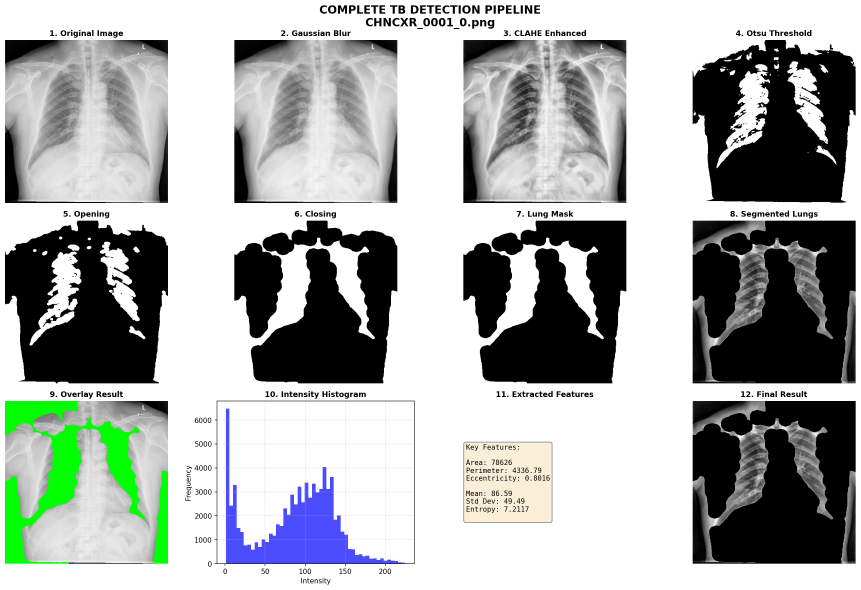
#> input picture Dummy/complete_pipeline_CHNCXR_0001_0.png, 2581 x 1769 px, given in place of Normal (1).jpg, which was not available (shown at 1/3 size)
$ jupyter execute --allow-errors 'Tugas Akhir PCD KEL LAIN.ipynb'   (older library calls are emulated)   (text cells are left out)
#> lines starting #> are read from the running program, lines starting #| are printed output that depends on the picture; after the words box and inside, x2 and y2 are one past the last pixel; in counts of white or black regions, pixels touching at a corner belong together; pictures that were not available may be replaced by others from this repository, and a replacement may not be noted
[cell 1]
# Image Processing and Manipulation
import cv2
import numpy as np
import matplotlib.pyplot as plt
import skimage
from skimage import img_as_ubyte
from skimage.feature import local_binary_pattern, hog
import math
import os

# Data Handling and Analysis
import pandas as pd
from scipy.stats import skew, kurtosis

# Feature Extraction
from skimage.feature import graycomatrix, graycoprops
from skimage.measure import shannon_entropy

# Utilities and Visualization
from tqdm import tqdm
import seaborn as sns

# Machine Learning - Model Building and Evaluation
from sklearn.model_selection import train_test_split
from sklearn.preprocessing import StandardScaler
from sklearn.ensemble import RandomForestClassifier, GradientBoostingClassifier
from sklearn.svm import SVC
from sklearn.metrics import classification_report, confusion_matrix, accuracy_score

[cell 2]
from google.colab import drive
drive.mount('/content/drive')

[cell 3]
import zipfile
import os

zip_path = "/content/drive/MyDrive/Dataset.zip"   # ganti dengan nama file kamu

extract_dir = "tb_dataset"  # folder tujuan extract
os.makedirs(extract_dir, exist_ok=True)

#> (the rest of this cell did not finish here and is left out)

[cell 4]
def show_pair(img_before, img_after, title_before="Before", title_after="After"):
    plt.figure(figsize=(10,5))

    # kiri
    plt.subplot(1,2,1)
    plt.imshow(img_before, cmap='gray', vmin=0, vmax=255)
    plt.title(title_before)
    plt.axis("off")

    # kanan
    plt.subplot(1,2,2)
    plt.imshow(img_after, cmap='gray', vmin=0, vmax=255)
    plt.title(title_after)
    plt.axis("off")

    plt.show()

[cell 5]
# CELL 1: Upload / Unzip / Inspect dataset
# Jika di Colab, gunakan google.colab.files.upload(), kalau lokal pastikan ZIP_PATH benar.

import zipfile
import glob

# PILIH salah satu metode:
#  A) jika sudah ada file zip lokal, masukkan path di bawah:
ZIP_PATH = "/content/drive/MyDrive/Dataset.zip"   # <--- ganti sesuai file kamu
EXTRACT_DIR = "tb_dataset"

#  B) atau jika kamu sudah extract manual, set EXTRACT_DIR ke folder dataset

# Unzip (aman, idempotent)
os.makedirs(EXTRACT_DIR, exist_ok=True)
if os.path.exists(ZIP_PATH):
    with zipfile.ZipFile(ZIP_PATH, 'r') as z:
        z.extractall(EXTRACT_DIR)
    print("Extracted zip to", EXTRACT_DIR)
else:
    print("ZIP_PATH not found. Jika file sudah di-extract, set EXTRACT_DIR ke folder dataset yang benar.")
    # list subfolders if exists
if os.path.exists(EXTRACT_DIR):
    for root, dirs, files in os.walk(EXTRACT_DIR):
        print(root, "->", len(files), "files")
        break

# Contoh: temukan beberapa file gambar untuk sampel
img_list = glob.glob(os.path.join(EXTRACT_DIR, '**', '*.png'), recursive=True) + \
           glob.glob(os.path.join(EXTRACT_DIR, '**', '*.jpg'), recursive=True) + \
           glob.glob(os.path.join(EXTRACT_DIR, '**', '*.jpeg'), recursive=True)
print("Total images found (recursive):", len(img_list))
# show first sample path
if img_list:
    print("Contoh file:", img_list[0])
else:
    print("Tidak menemukan gambar. Periksa struktur dataset.")

[cell 6]
img_normal_path = "/content/tb_dataset/Dataset/Normal/Normal (1).jpg"
img_tbc_path = "/content/tb_dataset/Dataset/Tuberculosis/TB (1).png"

# Read the images using OpenCV
import cv2
img_normal = cv2.imread(img_normal_path, cv2.IMREAD_GRAYSCALE)
img_tbc = cv2.imread(img_tbc_path, cv2.IMREAD_GRAYSCALE)
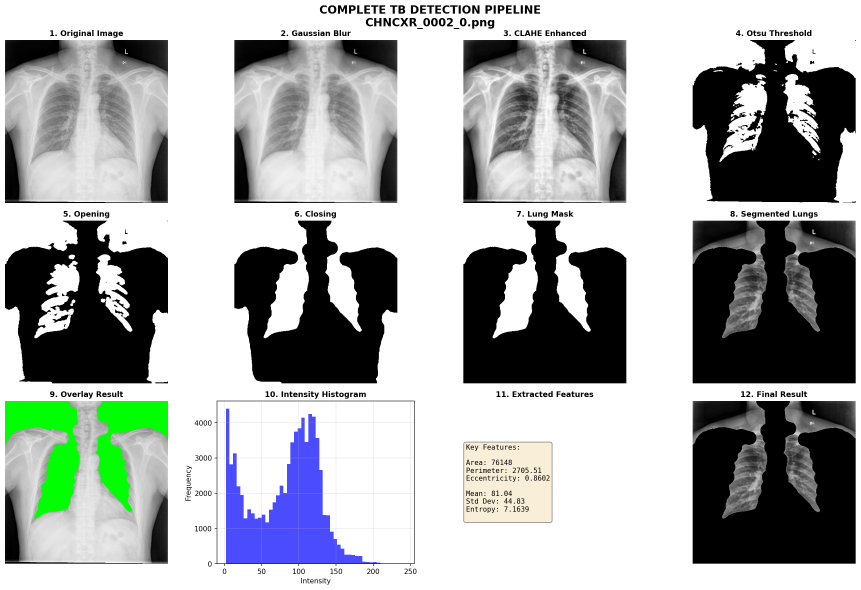
#> input picture Dummy/complete_pipeline_CHNCXR_0002_0.png, 2581 x 1769 px, given in place of TB (1).png, which was not available (shown at 1/3 size)

show_pair(img_normal, img_tbc, "Normal", "TBC")
#> in show_pair, `plt.show()`:
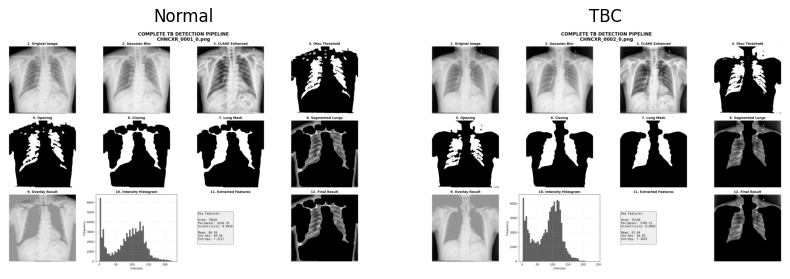
#> figure drawn by matplotlib, 2 panels

[cell 7]
# ============================================
# 2 — STAGE 1: PREPROCESSING
# ============================================

def stage1_preprocessing(img):
    if img.ndim == 3:
        img = cv2.cvtColor(img, cv2.COLOR_BGR2GRAY)

    # Resize preserve aspect ratio
    h, w = img.shape
    target = 512
    scale = target / max(h, w)
    new_h, new_w = int(h * scale), int(w * scale)
    img = cv2.resize(img, (new_w, new_h), interpolation=cv2.INTER_AREA)

    padded = np.zeros((target, target), dtype=np.uint8)
    y_off = (target - new_h) // 2
    x_off = (target - new_w) // 2
    padded[y_off:y_off+new_h, x_off:x_off+new_w] = img

    padded = cv2.GaussianBlur(padded, (5,5), 0)

    clahe = cv2.createCLAHE(clipLimit=1.2, tileGridSize=(8,8))
    enhanced = clahe.apply(padded)

    enhanced = cv2.equalizeHist(enhanced)
    enhanced = cv2.normalize(enhanced, None, 0,255, cv2.NORM_MINMAX)

    return enhanced

# --- EXEC ---
tbc_enhanced = stage1_preprocessing(img_tbc)
normal_enhanced = stage1_preprocessing(img_normal)
#> in stage1_preprocessing (call 2), `img = cv2.resize(img, (new_w, new_h), interpolation=cv2.INTER_AREA)`:
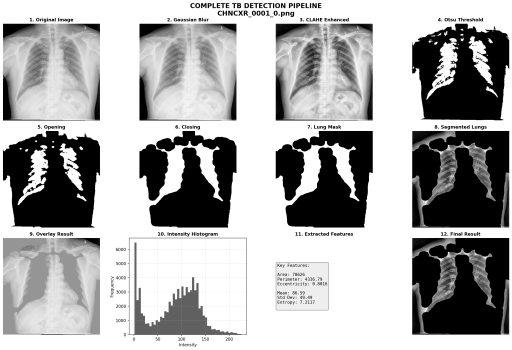
#> img: shape (350, 512); min 0, max 255, mean 172.2
#> in stage1_preprocessing (call 2), `padded = cv2.GaussianBlur(padded, (5,5), 0)`:
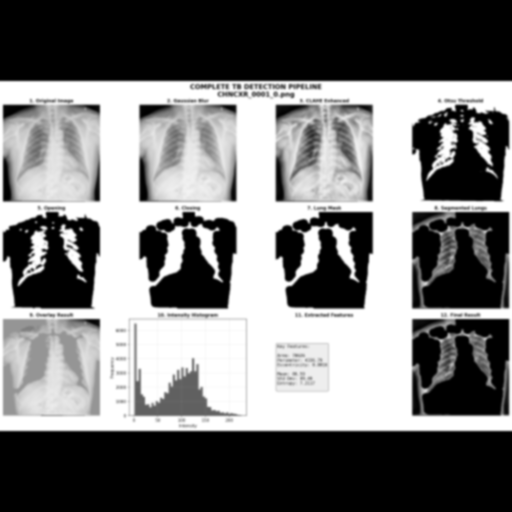
#> padded: shape (512, 512); min 0, max 255, mean 117.7
#> in stage1_preprocessing (call 2), `enhanced = cv2.equalizeHist(enhanced)`:
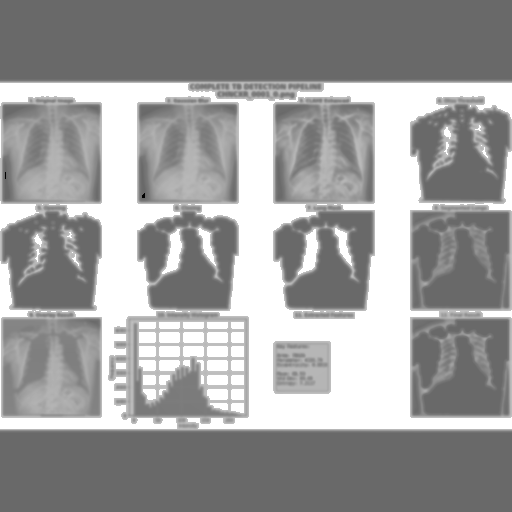
#> enhanced: shape (512, 512); min 0, max 255, mean 156.8

show_pair(img_tbc, tbc_enhanced, "Raw TBC", "Stage 1 TBC")
show_pair(img_normal, normal_enhanced, "Raw Normal", "Stage 1 Normal")

print("Output Stage 1: Normalize + Bilateral + CLAHE")

[cell 8]
# ============================================
# 3 — STAGE 2: OTSU + FALLBACK
# ============================================

def stage2_threshold(img):
    blur = cv2.GaussianBlur(img, (7,7), 0)
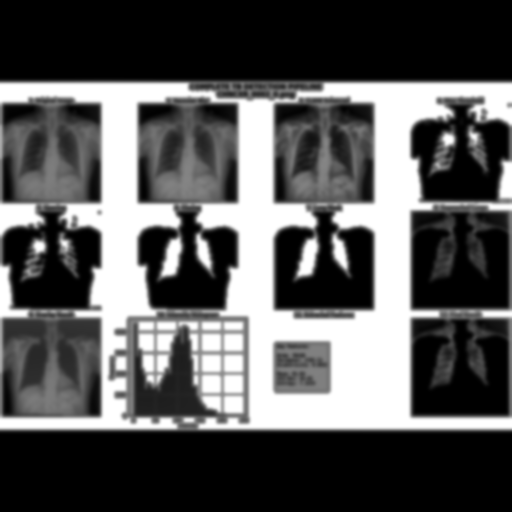
#> blur: shape (512, 512); min 0, max 255, mean 88.4
    _, otsu = cv2.threshold(
        blur, 0, 255,
        cv2.THRESH_BINARY_INV + cv2.THRESH_OTSU
    )
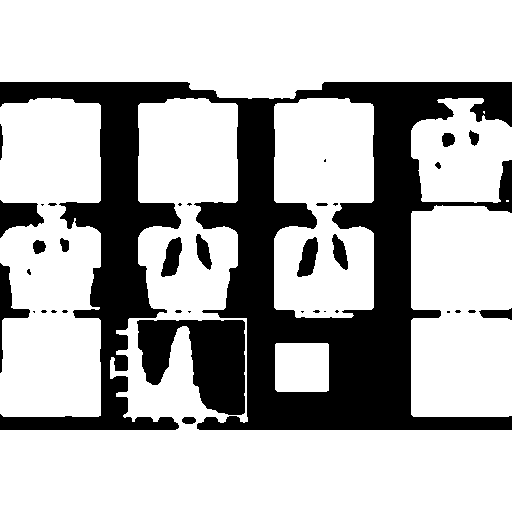
#> otsu: shape (512, 512); 71.1% white; 37 black regions (18 under 20 px), largest, box (x1, y1, x2, y2) and area: (0, 82, 512, 430) 64283, (137, 320, 245, 415) 6612, (0, 200, 44, 238) 986

    if np.count_nonzero(otsu) < 1200:
        ada = cv2.adaptiveThreshold(
            img, 255,
            cv2.ADAPTIVE_THRESH_GAUSSIAN_C,
            cv2.THRESH_BINARY_INV,
            51, 3
        )
        if np.count_nonzero(ada) > np.count_nonzero(otsu):
            return ada

    return otsu


# --- EKSEKUSI ---
if 'tbc_enhanced' in globals():
    tbc_seg_raw = stage2_threshold(tbc_enhanced)
    normal_seg_raw = stage2_threshold(normal_enhanced)

    # Tampilkan hasil
    show_pair(tbc_enhanced, tbc_seg_raw, "TBC - Stage 1", "TBC - Stage 2 (Otsu Raw Mask)")
    show_pair(normal_enhanced, normal_seg_raw, "Normal - Stage 1", "Normal - Stage 2 (Otsu Raw Mask)")

    print("Output Tahap 2: OTSU Threshold (Paru = Putih).")

[cell 9]
# ============================================
# 4 — STAGE 3: MORPHOLOGY CLEAN
# ============================================

def stage3_clean(mask):
    if np.count_nonzero(mask) < 800:
        return mask

    # Morfologi ringan
    k_close = cv2.getStructuringElement(cv2.MORPH_ELLIPSE, (5,5))
    k_open  = cv2.getStructuringElement(cv2.MORPH_ELLIPSE, (3,3))
    cleaned = cv2.morphologyEx(mask, cv2.MORPH_CLOSE, k_close)
#> cleaned: shape (512, 512); 71.5% white; 17 black regions, largest, box (x1, y1, x2, y2) and area: (0, 82, 512, 430) 63162, (137, 320, 245, 415) 6604, (0, 201, 44, 237) 977
    cleaned = cv2.morphologyEx(cleaned, cv2.MORPH_OPEN,  k_open)
#> cleaned: shape (512, 512); 71.4% white; 16 black regions, largest, box (x1, y1, x2, y2) and area: (0, 82, 512, 430) 70038, (0, 201, 44, 237) 977, (0, 264, 30, 321) 734

    num, labels, stats, _ = cv2.connectedComponentsWithStats(cleaned)
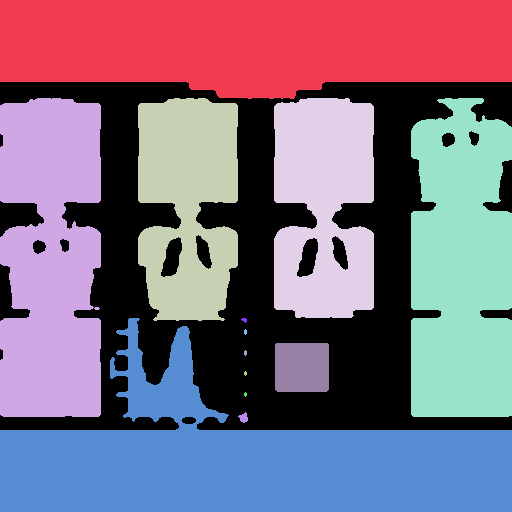
#> labels: shape (512, 512) int32; 14 distinct labels, from 0 to 13; one colour per label, 0 black
#> num = 14; stats = 14 rows, first 6: [0, 82, 512, 348, 75024], [0, 0, 512, 99, 43700], [0, 98, 101, 319, 28390], [138, 98, 100, 223, 17761], [274, 98, 100, 220, 18569], [411, 98, 101, 319, 28538]

    H, W = mask.shape
    candidates = []

    for i in range(1, num):
        x, y, w, h, area = stats[i]

        aspect = h / (w + 1e-5)
        cx = x + w/2

        # filter geometric
        if area < 0.02 * H * W:            # area terlalu kecil
            continue
        if area > 0.45 * H * W:            # kebesaran (kemungkinan body/shadow)
            continue
        if aspect < 1.2:                   # paru harus lebih tinggi dari lebar
            continue
        if cx < W*0.15 or cx > W*0.85:     # terlalu pinggir
            continue

        candidates.append((area, i))
#> this loop made 13 passes
#> (x, y, w, h, area, aspect, cx) on passes 1, 2, 3, 4, 5, 6, 9, 13: (0, 0, 512, 99, 43700, 0.193, 256), (0, 98, 101, 319, 28390, 3.16, 50.5), (138, 98, 100, 223, 17761, 2.23, 188), (274, 98, 100, 220, 18569, 2.2, 324), (411, 98, 101, 319, 28538, 3.16, 461.5), (0, 318, 512, 194, 47388, 0.379, 256), (275, 343, 54, 49, 2638, 0.907, 302), (238, 412, 10, 11, 67, 1.1, 243)
#> after the loop, candidates = [(17761, 3), (18569, 4)]

    # sort by area
    candidates = sorted(candidates, reverse=True)
#> candidates = [(18569, 4), (17761, 3)]

    # Paru ada 2
    if len(candidates) < 2:
        return cleaned

    take = [candidates[0][1], candidates[1][1]]
#> take = [4, 3]

    final = np.zeros_like(mask)
    for lab in take:
        final[labels == lab] = 255
#> this loop made 2 passes
#> lab on passes 1 to 2: 4, 3
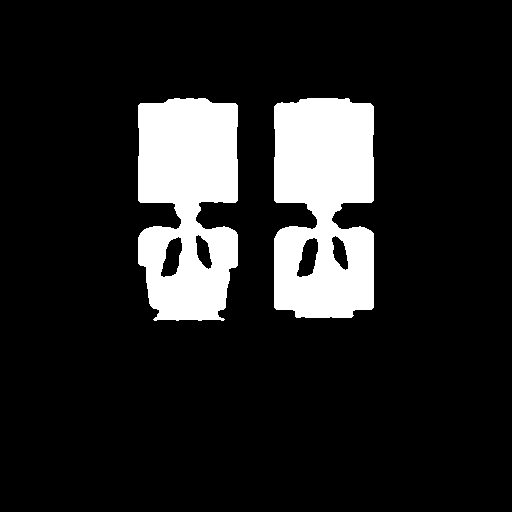
#> final: shape (512, 512); 13.9% white; 2 white regions, box (x1, y1, x2, y2) and area: (274, 98, 374, 318) 18569, (138, 98, 238, 321) 17761

    final = cv2.medianBlur(final, 3)
#> final: shape (512, 512); 13.9% white; 2 white regions, box (x1, y1, x2, y2) and area: (274, 98, 374, 318) 18582, (138, 98, 238, 321) 17777
    return final


# -------------------------
# EXEC
# -------------------------
tbc_final   = stage3_clean(tbc_seg_raw)
normal_final = stage3_clean(normal_seg_raw)
#> in stage3_clean (call 2), `cleaned = cv2.morphologyEx(cleaned, cv2.MORPH_OPEN,  k_open)`:
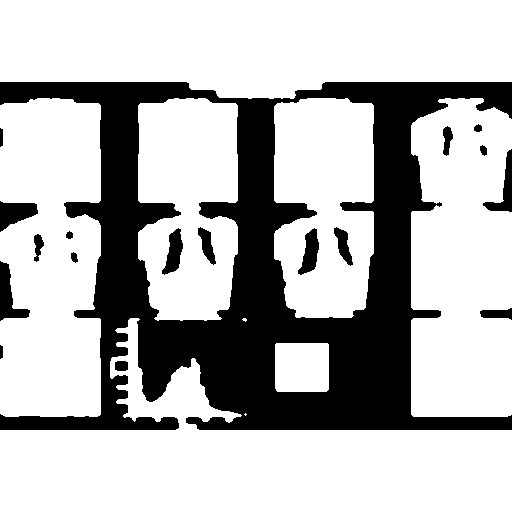
#> cleaned: shape (512, 512); 71.7% white; 18 black regions, largest, box (x1, y1, x2, y2) and area: (0, 82, 512, 430) 69305, (0, 261, 30, 321) 778, (0, 201, 38, 232) 713
#> in stage3_clean (call 2), `num, labels, stats, _ = cv2.connectedComponentsWithStats(cleaned)`: num = 10; stats = [[0, 82, 512, 348, 74235], [0, 0, 512, 99, 43696], [0, 98, 101, 319, 28931], [138, 98, 100, 223, 18382], [274, 98, 100, 220, 18572], [411, 98, 101, 319, 29145], [0, 318, 512, 194, 46528], [242, 318, 5, 4, 13], [275, 343, 54, 49, 2637], [244, 413, 3, 3, 5]]
#> (the rest of the program and of its run is left out)
